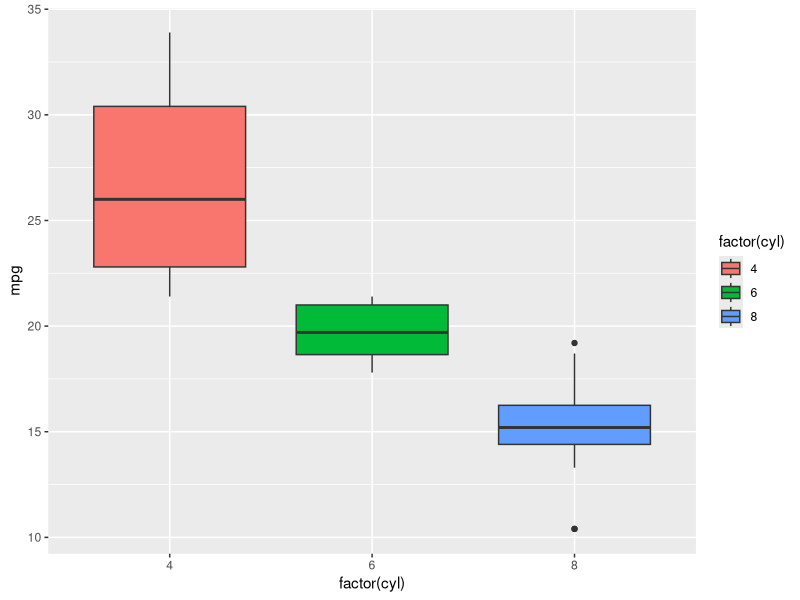
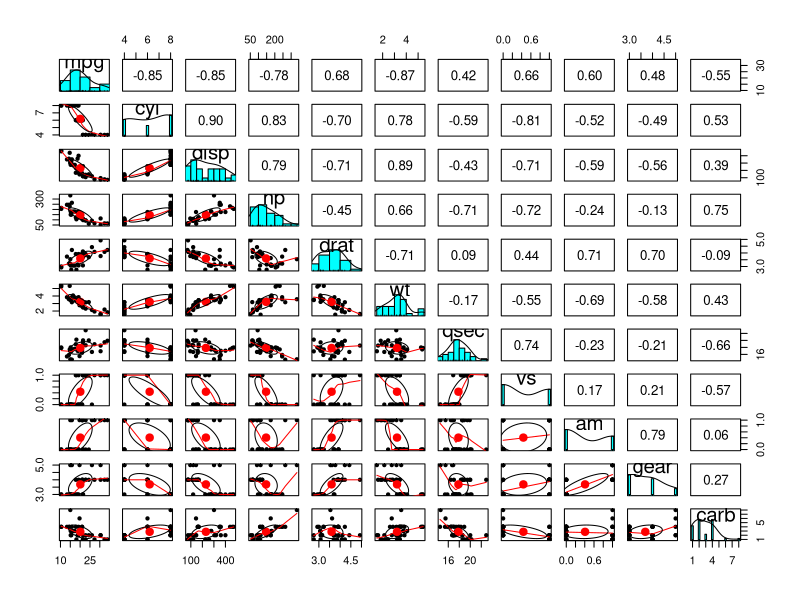
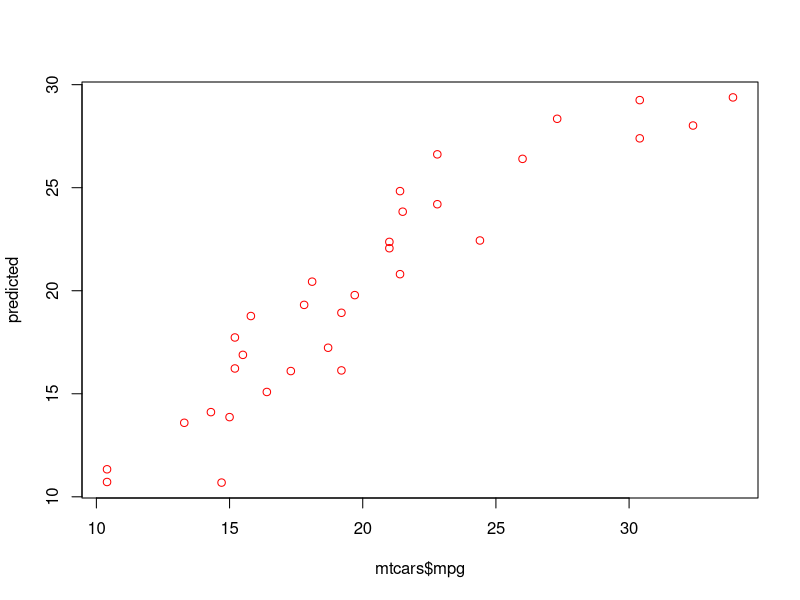

Here is the R script that generated these plots, in order:
setwd("C:\\Users\\vasil\\Desktop\\udemy\\R Data Science")
str(mtcars)  ##### "?" when there is a missing value

### Data engineering and Data Analysis###

summary(mtcars) # Quartiles
head(mtcars) # top 6 cars

# Missing value handling
mtcars$hp<- as.numeric(mtcars$hp) # To get rid of "?" and turn it into "NA"
mtcars$hp[is.na(mtcars$hp)] <- mean(mtcars$hp,na.rm=TRUE) # To replace the missing values with the mean
summary(mtcars)

### Exploratory Analysis ###

library(ggplot2)
ggplot(mtcars,aes(factor(cyl),mpg))+
  geom_boxplot(aes(fill=factor(cyl)))

## Correlations-Dimensionality reduction##
library(psych)
pairs.panels(mtcars)
mtcars$cyl<-NULL #High correlation, so we remove them
mtcars$disp<-NULL #High correlation, so we remove them
summary(mtcars)

###Modeling and prediction###

lm_model<-lm(mpg~.,mtcars)
summary(lm_model)

predicted<- predict.lm(lm_model,mtcars)
summary(predicted)
#plot predicted vs the actuals 

plot(mtcars$mpg, predicted ,col="red")
cor(mtcars$mpg,predicted) # GREAT prediction

